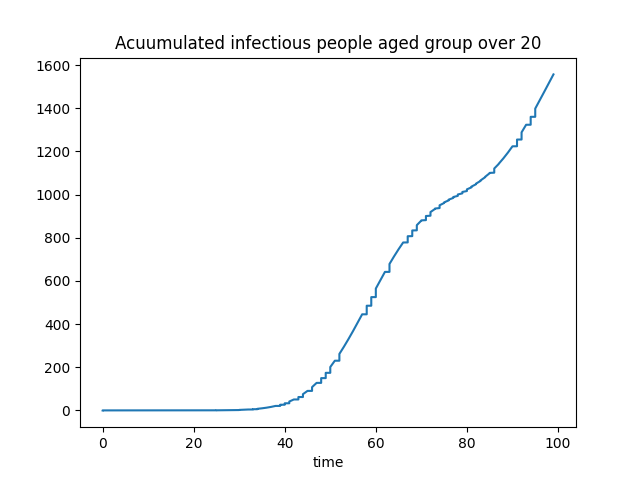

Source code (Python):
import pandas as pd
import matplotlib.pyplot as plt


CSV_FILE = "report_2_3.csv"

df = pd.read_csv(CSV_FILE)
df.sort_values('time', inplace=True)
df_over20 = df[df['age'] > 20]
df_over20.set_index('time', inplace=True)
title = 'Acuumulated infectious people aged group over 20'
df = df_over20['daily_infections'].cumsum(axis=0).to_frame()
df.plot(title=title, legend=False)
plt.savefig('./part_2_4.png')
plt.show()
